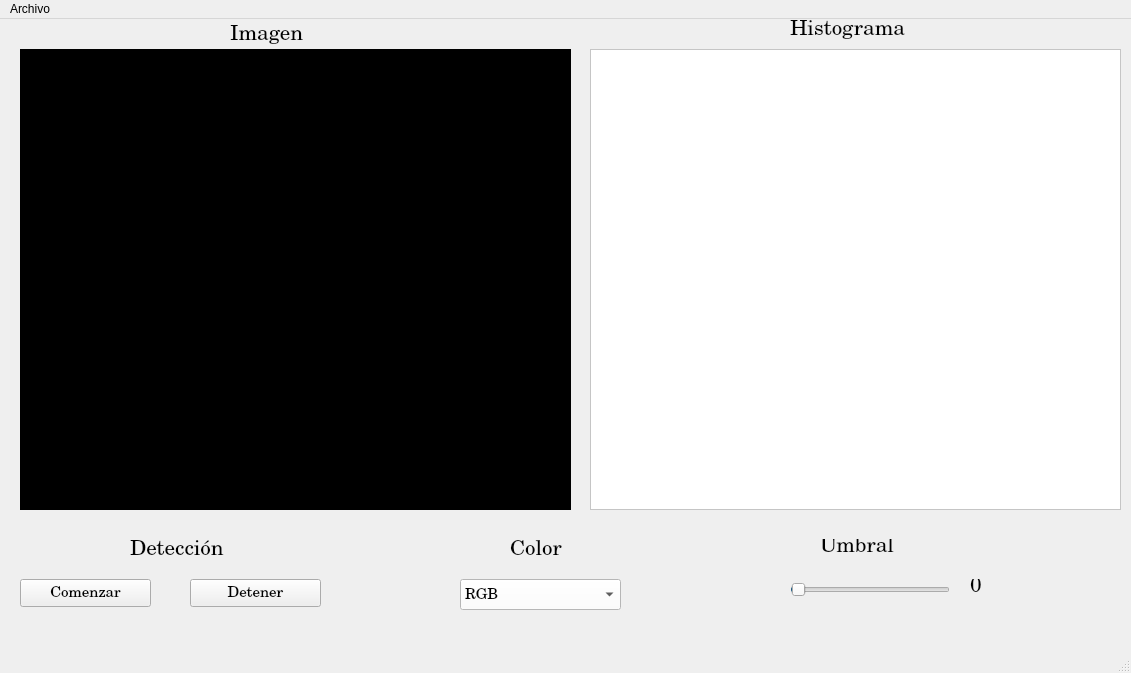
<?xml version="1.0" encoding="UTF-8"?>
<ui version="4.0">
 <class>MainWindow</class>
 <widget class="QMainWindow" name="MainWindow">
  <property name="geometry">
   <rect>
    <x>0</x>
    <y>0</y>
    <width>1131</width>
    <height>673</height>
   </rect>
  </property>
  <property name="windowTitle">
   <string>MainWindow</string>
  </property>
  <widget class="QWidget" name="centralwidget">
   <widget class="QLabel" name="label">
    <property name="geometry">
     <rect>
      <x>230</x>
      <y>0</y>
      <width>81</width>
      <height>31</height>
     </rect>
    </property>
    <property name="font">
     <font>
      <family>Century</family>
      <pointsize>16</pointsize>
     </font>
    </property>
    <property name="text">
     <string>Imagen</string>
    </property>
   </widget>
   <widget class="QLabel" name="label_3">
    <property name="geometry">
     <rect>
      <x>130</x>
      <y>520</y>
      <width>231</width>
      <height>21</height>
     </rect>
    </property>
    <property name="font">
     <font>
      <family>Century</family>
      <pointsize>16</pointsize>
     </font>
    </property>
    <property name="text">
     <string>Detección</string>
    </property>
   </widget>
   <widget class="QPushButton" name="comenzar">
    <property name="geometry">
     <rect>
      <x>20</x>
      <y>560</y>
      <width>131</width>
      <height>28</height>
     </rect>
    </property>
    <property name="font">
     <font>
      <family>Century</family>
      <pointsize>11</pointsize>
     </font>
    </property>
    <property name="styleSheet">
     <string notr="true">QPushButton{
background-color: rgb(255, 255, 255);
}

QPushButton:hover{
	background-color: rgb(85, 85, 255);
};
</string>
    </property>
    <property name="text">
     <string>Comenzar</string>
    </property>
   </widget>
   <widget class="GraphicsLayoutWidget" name="histo">
    <property name="geometry">
     <rect>
      <x>590</x>
      <y>30</y>
      <width>531</width>
      <height>461</height>
     </rect>
    </property>
    <property name="styleSheet">
     <string notr="true">background-color: rgb(255, 255, 255);</string>
    </property>
   </widget>
   <widget class="QLabel" name="label_6">
    <property name="geometry">
     <rect>
      <x>970</x>
      <y>560</y>
      <width>51</width>
      <height>16</height>
     </rect>
    </property>
    <property name="font">
     <font>
      <family>Century</family>
      <pointsize>16</pointsize>
     </font>
    </property>
    <property name="text">
     <string>0</string>
    </property>
   </widget>
   <widget class="QLabel" name="FeedLabel">
    <property name="geometry">
     <rect>
      <x>20</x>
      <y>30</y>
      <width>551</width>
      <height>461</height>
     </rect>
    </property>
    <property name="styleSheet">
     <string notr="true">background-color: rgb(0, 0, 0);</string>
    </property>
    <property name="text">
     <string/>
    </property>
   </widget>
   <widget class="QSlider" name="barra">
    <property name="geometry">
     <rect>
      <x>790</x>
      <y>560</y>
      <width>160</width>
      <height>22</height>
     </rect>
    </property>
    <property name="minimum">
     <number>-1</number>
    </property>
    <property name="maximum">
     <number>255</number>
    </property>
    <property name="orientation">
     <enum>Qt::Horizontal</enum>
    </property>
   </widget>
   <widget class="QComboBox" name="color">
    <property name="geometry">
     <rect>
      <x>460</x>
      <y>560</y>
      <width>161</width>
      <height>31</height>
     </rect>
    </property>
    <property name="font">
     <font>
      <family>Century</family>
      <pointsize>11</pointsize>
     </font>
    </property>
    <property name="styleSheet">
     <string notr="true">background-color: rgb(255, 255, 255);</string>
    </property>
    <item>
     <property name="text">
      <string>RGB</string>
     </property>
    </item>
    <item>
     <property name="text">
      <string>Gris</string>
     </property>
    </item>
    <item>
     <property name="text">
      <string>Binario</string>
     </property>
    </item>
   </widget>
   <widget class="QLabel" name="label_4">
    <property name="geometry">
     <rect>
      <x>510</x>
      <y>510</y>
      <width>61</width>
      <height>41</height>
     </rect>
    </property>
    <property name="font">
     <font>
      <family>Century</family>
      <pointsize>16</pointsize>
     </font>
    </property>
    <property name="text">
     <string>Color</string>
    </property>
   </widget>
   <widget class="QLabel" name="label_2">
    <property name="geometry">
     <rect>
      <x>790</x>
      <y>0</y>
      <width>121</width>
      <height>21</height>
     </rect>
    </property>
    <property name="font">
     <font>
      <family>Century</family>
      <pointsize>16</pointsize>
     </font>
    </property>
    <property name="text">
     <string>Histograma</string>
    </property>
   </widget>
   <widget class="QPushButton" name="detener">
    <property name="geometry">
     <rect>
      <x>190</x>
      <y>560</y>
      <width>131</width>
      <height>28</height>
     </rect>
    </property>
    <property name="font">
     <font>
      <family>Century</family>
      <pointsize>11</pointsize>
     </font>
    </property>
    <property name="styleSheet">
     <string notr="true">QPushButton{
background-color: rgb(255, 255, 255);
}

QPushButton:hover{
	background-color: rgb(85, 85, 255);
};
</string>
    </property>
    <property name="text">
     <string>Detener</string>
    </property>
   </widget>
   <widget class="QLabel" name="label_5">
    <property name="geometry">
     <rect>
      <x>820</x>
      <y>520</y>
      <width>111</width>
      <height>16</height>
     </rect>
    </property>
    <property name="font">
     <font>
      <family>Century</family>
      <pointsize>16</pointsize>
     </font>
    </property>
    <property name="text">
     <string>Umbral</string>
    </property>
   </widget>
  </widget>
  <widget class="QMenuBar" name="menubar">
   <property name="geometry">
    <rect>
     <x>0</x>
     <y>0</y>
     <width>1131</width>
     <height>26</height>
    </rect>
   </property>
   <widget class="QMenu" name="menuArchivo">
    <property name="title">
     <string>Archivo</string>
    </property>
    <addaction name="actionCerrar"/>
   </widget>
   <addaction name="menuArchivo"/>
  </widget>
  <widget class="QStatusBar" name="statusbar"/>
  <action name="actionCerrar">
   <property name="text">
    <string>Cerrar</string>
   </property>
  </action>
 </widget>
 <customwidgets>
  <customwidget>
   <class>GraphicsLayoutWidget</class>
   <extends>QGraphicsView</extends>
   <header location="global">pyqtgraph</header>
  </customwidget>
 </customwidgets>
 <resources/>
 <connections/>
</ui>
